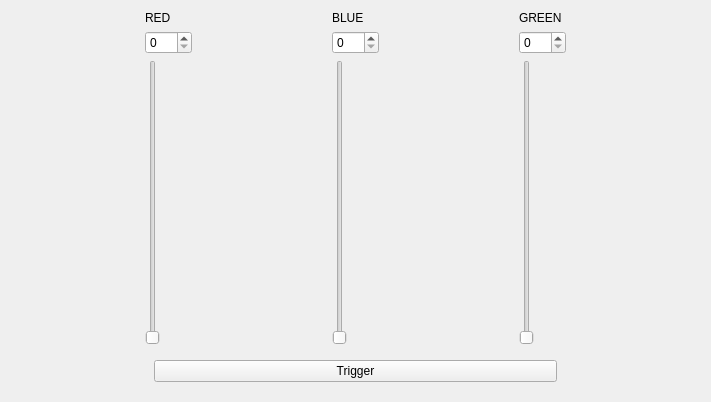
<?xml version="1.0" encoding="UTF-8"?>
<ui version="4.0">
 <class>mainuislider</class>
 <widget class="QWidget" name="mainuislider">
  <property name="geometry">
   <rect>
    <x>0</x>
    <y>0</y>
    <width>711</width>
    <height>402</height>
   </rect>
  </property>
  <property name="windowTitle">
   <string>mainuislider</string>
  </property>
  <layout class="QGridLayout" name="gridLayout">
   <item row="0" column="0">
    <layout class="QGridLayout" name="gridLayout_2">
     <item row="2" column="0">
      <widget class="QSlider" name="verticalSlider">
       <property name="maximum">
        <number>255</number>
       </property>
       <property name="orientation">
        <enum>Qt::Vertical</enum>
       </property>
      </widget>
     </item>
     <item row="0" column="0">
      <widget class="QLabel" name="label">
       <property name="text">
        <string>RED</string>
       </property>
      </widget>
     </item>
     <item row="1" column="0">
      <widget class="QSpinBox" name="spinBox">
       <property name="maximum">
        <number>255</number>
       </property>
      </widget>
     </item>
    </layout>
   </item>
   <item row="0" column="1">
    <layout class="QGridLayout" name="gridLayout_3">
     <item row="0" column="0">
      <widget class="QLabel" name="label_3">
       <property name="text">
        <string>BLUE</string>
       </property>
      </widget>
     </item>
     <item row="1" column="0">
      <widget class="QSpinBox" name="spinBox_3">
       <property name="maximum">
        <number>255</number>
       </property>
      </widget>
     </item>
     <item row="2" column="0">
      <widget class="QSlider" name="verticalSlider_3">
       <property name="maximum">
        <number>255</number>
       </property>
       <property name="orientation">
        <enum>Qt::Vertical</enum>
       </property>
      </widget>
     </item>
    </layout>
   </item>
   <item row="0" column="2">
    <layout class="QGridLayout" name="gridLayout_4">
     <item row="0" column="0">
      <widget class="QLabel" name="label_2">
       <property name="text">
        <string>GREEN</string>
       </property>
      </widget>
     </item>
     <item row="1" column="0">
      <widget class="QSpinBox" name="spinBox_2">
       <property name="maximum">
        <number>255</number>
       </property>
      </widget>
     </item>
     <item row="2" column="0">
      <widget class="QSlider" name="verticalSlider_2">
       <property name="maximum">
        <number>255</number>
       </property>
       <property name="orientation">
        <enum>Qt::Vertical</enum>
       </property>
      </widget>
     </item>
    </layout>
   </item>
   <item row="1" column="0" colspan="3">
    <widget class="QWidget" name="widget" native="true">
     <layout class="QGridLayout" name="gridLayout_5">
      <item row="0" column="0">
       <widget class="QPushButton" name="triggerButton">
        <property name="text">
         <string>Trigger</string>
        </property>
        <property name="checkable">
         <bool>false</bool>
        </property>
       </widget>
      </item>
     </layout>
    </widget>
   </item>
  </layout>
 </widget>
 <resources/>
 <connections>
  <connection>
   <sender>verticalSlider</sender>
   <signal>valueChanged(int)</signal>
   <receiver>spinBox</receiver>
   <slot>setValue(int)</slot>
   <hints>
    <hint type="sourcelabel">
     <x>124</x>
     <y>325</y>
    </hint>
    <hint type="destinationlabel">
     <x>141</x>
     <y>48</y>
    </hint>
   </hints>
  </connection>
  <connection>
   <sender>spinBox</sender>
   <signal>valueChanged(int)</signal>
   <receiver>verticalSlider</receiver>
   <slot>setValue(int)</slot>
   <hints>
    <hint type="sourcelabel">
     <x>141</x>
     <y>48</y>
    </hint>
    <hint type="destinationlabel">
     <x>124</x>
     <y>202</y>
    </hint>
   </hints>
  </connection>
  <connection>
   <sender>verticalSlider_3</sender>
   <signal>valueChanged(int)</signal>
   <receiver>spinBox_3</receiver>
   <slot>setValue(int)</slot>
   <hints>
    <hint type="sourcelabel">
     <x>357</x>
     <y>140</y>
    </hint>
    <hint type="destinationlabel">
     <x>374</x>
     <y>48</y>
    </hint>
   </hints>
  </connection>
  <connection>
   <sender>spinBox_3</sender>
   <signal>valueChanged(int)</signal>
   <receiver>verticalSlider_3</receiver>
   <slot>setValue(int)</slot>
   <hints>
    <hint type="sourcelabel">
     <x>374</x>
     <y>48</y>
    </hint>
    <hint type="destinationlabel">
     <x>357</x>
     <y>213</y>
    </hint>
   </hints>
  </connection>
  <connection>
   <sender>verticalSlider_2</sender>
   <signal>valueChanged(int)</signal>
   <receiver>spinBox_2</receiver>
   <slot>setValue(int)</slot>
   <hints>
    <hint type="sourcelabel">
     <x>590</x>
     <y>170</y>
    </hint>
    <hint type="destinationlabel">
     <x>607</x>
     <y>48</y>
    </hint>
   </hints>
  </connection>
  <connection>
   <sender>spinBox_2</sender>
   <signal>valueChanged(int)</signal>
   <receiver>verticalSlider_2</receiver>
   <slot>setValue(int)</slot>
   <hints>
    <hint type="sourcelabel">
     <x>607</x>
     <y>48</y>
    </hint>
    <hint type="destinationlabel">
     <x>590</x>
     <y>191</y>
    </hint>
   </hints>
  </connection>
 </connections>
</ui>
